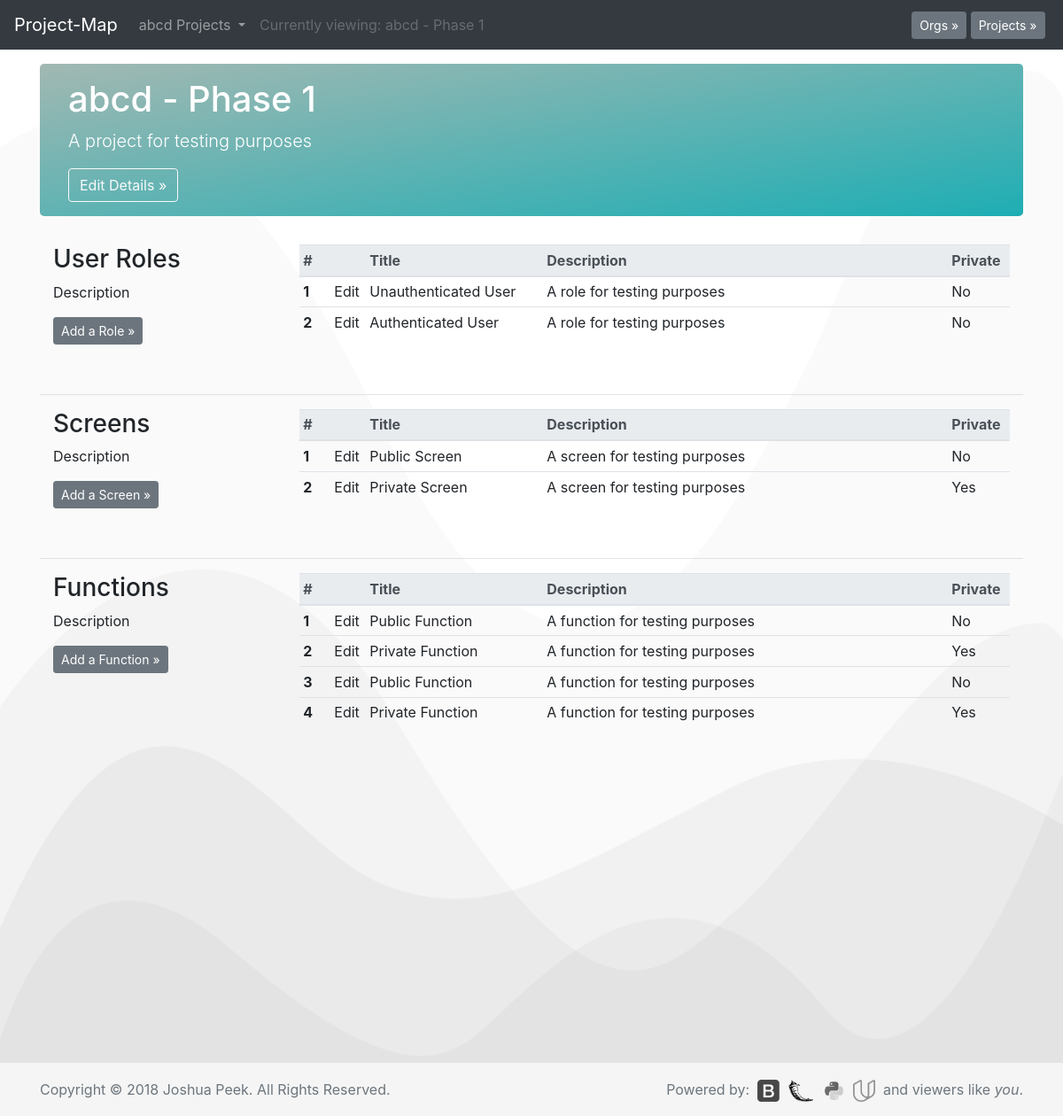
The page /1/1/ on the database as committed earlier.
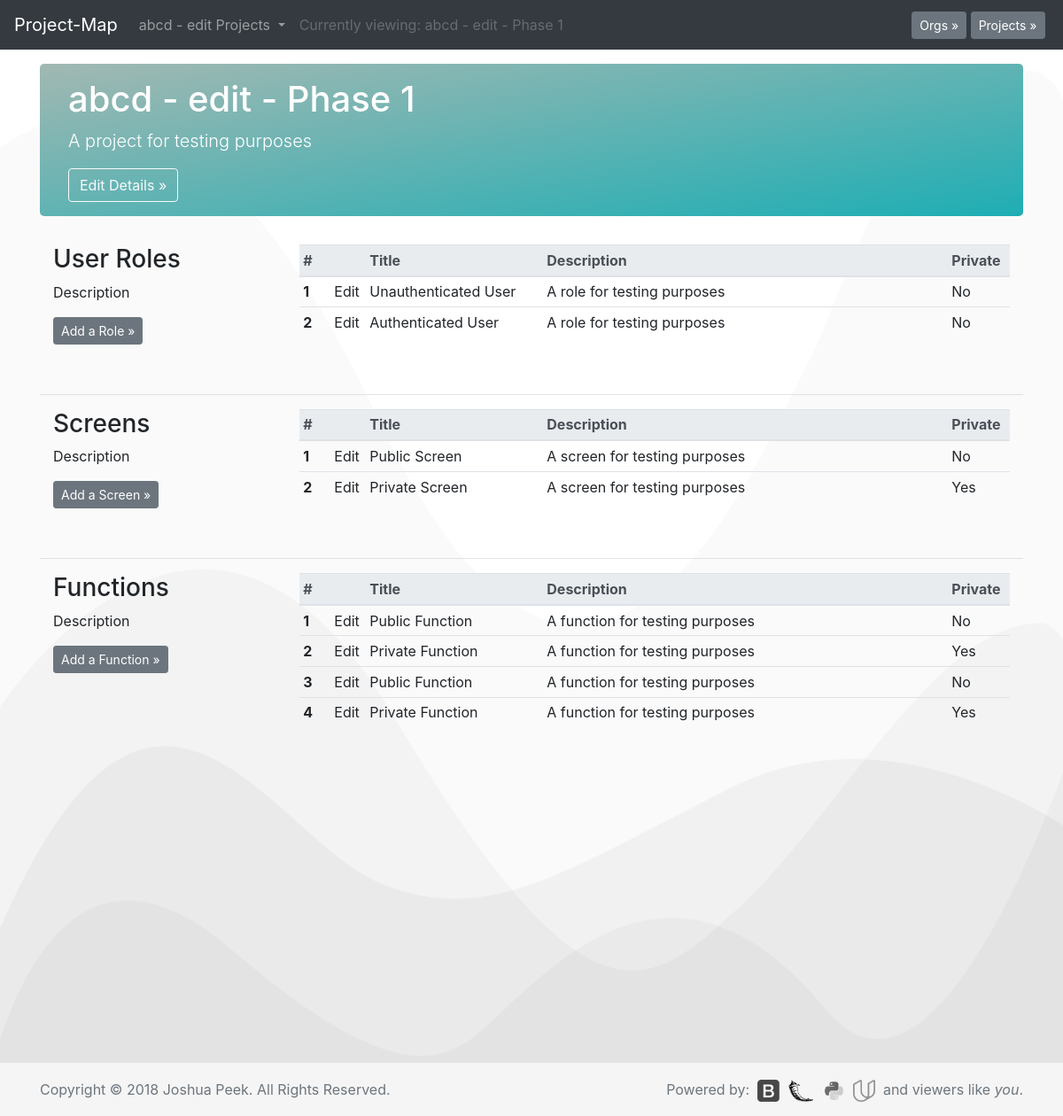
The same page on the database as committed later.
### database_setup.py (models this page shows, shortened)
class Org(Base):
    __tablename__ = 'org'
    id = Column(Integer, primary_key=True)
    title = Column(String(250), nullable=False)
    description = Column(String(500))

### app.py (the view)
@app.route('/<int:org_id>/<int:project_id>/')
def projectPage(org_id, project_id):
    allorgs = session.query(Org).all()
    allprojects = session.query(Project).all()
    org = session.query(Org).filter_by(id=org_id).one()
    project = session.query(Project).filter_by(id=project_id).one()
    projects = session.query(Project).filter_by(org_id=org.id).all()
    roles = session.query(Role).filter_by(project_id=project.id).all()
    screens = session.query(Screen).filter_by(project_id=project.id).all()
    fgs = session.query(Functgroup).filter_by(project_id=project.id).all()
    functions = session.query(Function).filter_by(project_id=project.id).all()
    return render_template('project.html', org=org,
                           project=project, roles=roles,
                           screens=screens, fgs=fgs,
                           functions=functions, projects=projects,
                           allorgs=allorgs, allprojects=allprojects)

### templates/project.html (shortened to what the changed rows need)
<!doctype html>
<html lang="en">
  {% include "header.html" %}
  <body>
    <nav class="navbar navbar-expand-md navbar-dark fixed-top bg-dark">
      <div class="collapse navbar-collapse" id="navbarCollapse">
        <ul class="navbar-nav mr-auto">
          <li class="nav-item dropdown">
            <a class="nav-link dropdown-toggle" href="#" id="navbarDropdown" role="button" data-toggle="dropdown" aria-haspopup="true" aria-expanded="false">
              {{org.title}} Projects
            </a>
          </li>
          <li class="nav-item">
            <span class="nav-link disabled">Currently viewing: {{org.title}} - {{project.title}}</span>
          </li>
        </ul>
      </div>
    </nav>
    <main role="main" class="container">
      <div class="jumbotron" style="padding:1rem 2rem;">
        <h1>{{org.title}} - {{project.title}}</h1>
        <p class="lead">{{project.description}}</p>
        <button type="button" class="btn btn-md btn btn-outline-light" data-toggle="modal" data-target="#edit-project-details">Edit Details &raquo;</button>
      </div>
      <div class="container">
        <div class="row">
          <div class="col-md-9">
            <table class="table table-responsive table-sm table-hover" width="100%">
              <thead class="thead-light">
                <tr>
                  <th scope="col" width="35px">#</th>
                  <th scope="col" width="40px"></th>
                  <th scope="col" width="200px">Title</th>
                  <th scope="col" width="457px">Description</th>
                  <th scope="col" width="70px">Private</th>
                </tr>
              </thead>
              <tbody>
                {% for i in roles %}
                <tr>
                  <th scope="row">{{loop.index}}</th>
                </tr>
                {% endfor %}
              </tbody>
            </table>
          </div>
        </div>
      </div>
      <div class="container">
        <div class="row">
          <div class="col-md-9">
            <table class="table table-responsive table-sm table-hover" width="100%">
              <thead class="thead-light">
                <tr>
                  <th scope="col" width="35px">#</th>
                  <th scope="col" width="40px"></th>
                  <th scope="col" width="200px">Title</th>
                  <th scope="col" width="457px">Description</th>
                  <th scope="col" width="70px">Private</th>
                </tr>
              </thead>
              <tbody>
                {% for i in screens %}
                <tr>
                  <th scope="row">{{loop.index}}</th>
                </tr>
                {% endfor %}
              </tbody>
            </table>
          </div>
        </div>
      </div>
      <div class="container">
        <div class="row">
          <div class="col-md-9">
            <table class="table table-responsive table-sm table-hover" width="100%">
              <thead class="thead-light">
                <tr>
                  <th scope="col" width="35px">#</th>
                  <th scope="col" width="40px"></th>
                  <th scope="col" width="200px">Title</th>
                  <th scope="col" width="457px">Description</th>
                  <th scope="col" width="70px">Private</th>
                </tr>
              </thead>
              <tbody>
                {% for i in functions %}
                <tr>
                  <th scope="row">{{loop.index}}</th>
                </tr>
                {% endfor %}
              </tbody>
            </table>
          </div>
        </div>
      </div>
    </main>
  </body>
</html>

Rows that differ between the two databases and show on the page:
changed Org: title "abcd" → "abcd - edit"
